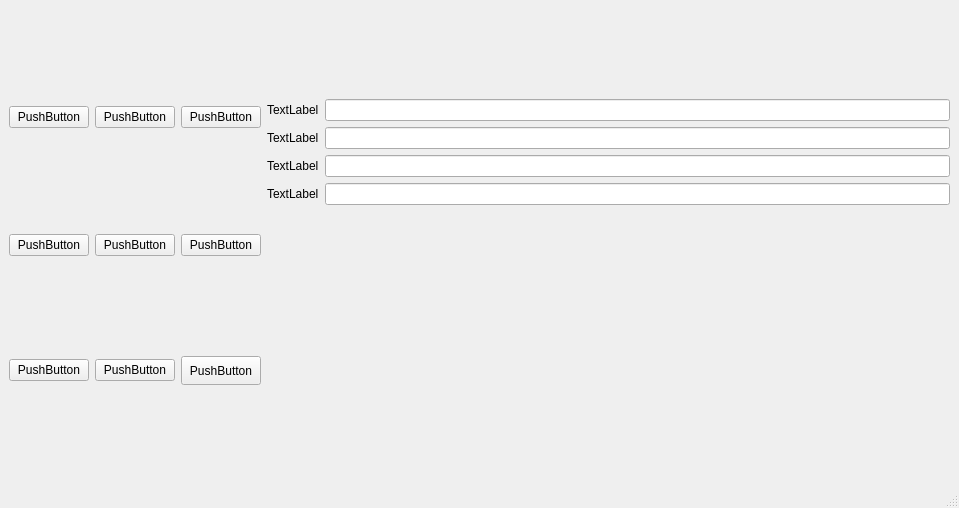
<?xml version="1.0" encoding="UTF-8"?>
<ui version="4.0">
 <class>MainWindow</class>
 <widget class="QMainWindow" name="MainWindow">
  <property name="geometry">
   <rect>
    <x>0</x>
    <y>0</y>
    <width>959</width>
    <height>508</height>
   </rect>
  </property>
  <property name="sizePolicy">
   <sizepolicy hsizetype="Minimum" vsizetype="Preferred">
    <horstretch>0</horstretch>
    <verstretch>0</verstretch>
   </sizepolicy>
  </property>
  <property name="windowTitle">
   <string>MainWindow</string>
  </property>
  <widget class="QWidget" name="centralwidget">
   <layout class="QGridLayout" name="gridLayout">
    <item row="3" column="1">
     <widget class="QPushButton" name="pushButton_7">
      <property name="text">
       <string>PushButton</string>
      </property>
     </widget>
    </item>
    <item row="2" column="3">
     <widget class="QPushButton" name="pushButton_4">
      <property name="text">
       <string>PushButton</string>
      </property>
     </widget>
    </item>
    <item row="2" column="1">
     <widget class="QPushButton" name="pushButton_6">
      <property name="text">
       <string>PushButton</string>
      </property>
     </widget>
    </item>
    <item row="1" column="2">
     <widget class="QPushButton" name="pushButton_3">
      <property name="text">
       <string>PushButton</string>
      </property>
     </widget>
    </item>
    <item row="1" column="1">
     <widget class="QPushButton" name="pushButton">
      <property name="text">
       <string>PushButton</string>
      </property>
     </widget>
    </item>
    <item row="2" column="2">
     <widget class="QPushButton" name="pushButton_5">
      <property name="text">
       <string>PushButton</string>
      </property>
     </widget>
    </item>
    <item row="1" column="3">
     <widget class="QPushButton" name="pushButton_2">
      <property name="text">
       <string>PushButton</string>
      </property>
     </widget>
    </item>
    <item row="3" column="2">
     <widget class="QPushButton" name="pushButton_8">
      <property name="text">
       <string>PushButton</string>
      </property>
     </widget>
    </item>
    <item row="3" column="3">
     <widget class="QPushButton" name="pushButton_9">
      <property name="sizePolicy">
       <sizepolicy hsizetype="Minimum" vsizetype="Preferred">
        <horstretch>0</horstretch>
        <verstretch>0</verstretch>
       </sizepolicy>
      </property>
      <property name="text">
       <string>PushButton</string>
      </property>
     </widget>
    </item>
    <item row="1" column="4" rowspan="3">
     <layout class="QFormLayout" name="formLayout_2">
      <item row="0" column="0">
       <widget class="QLabel" name="label">
        <property name="text">
         <string>TextLabel</string>
        </property>
       </widget>
      </item>
      <item row="0" column="1">
       <widget class="QLineEdit" name="lineEdit"/>
      </item>
      <item row="1" column="0">
       <widget class="QLabel" name="label_2">
        <property name="text">
         <string>TextLabel</string>
        </property>
       </widget>
      </item>
      <item row="3" column="0">
       <widget class="QLabel" name="label_3">
        <property name="text">
         <string>TextLabel</string>
        </property>
       </widget>
      </item>
      <item row="2" column="0">
       <widget class="QLabel" name="label_4">
        <property name="text">
         <string>TextLabel</string>
        </property>
       </widget>
      </item>
      <item row="1" column="1">
       <widget class="QLineEdit" name="lineEdit_2"/>
      </item>
      <item row="2" column="1">
       <widget class="QLineEdit" name="lineEdit_3"/>
      </item>
      <item row="3" column="1">
       <widget class="QLineEdit" name="lineEdit_4"/>
      </item>
     </layout>
    </item>
   </layout>
  </widget>
  <widget class="QMenuBar" name="menubar">
   <property name="geometry">
    <rect>
     <x>0</x>
     <y>0</y>
     <width>959</width>
     <height>21</height>
    </rect>
   </property>
  </widget>
  <widget class="QStatusBar" name="statusbar"/>
 </widget>
 <resources/>
 <connections/>
</ui>
